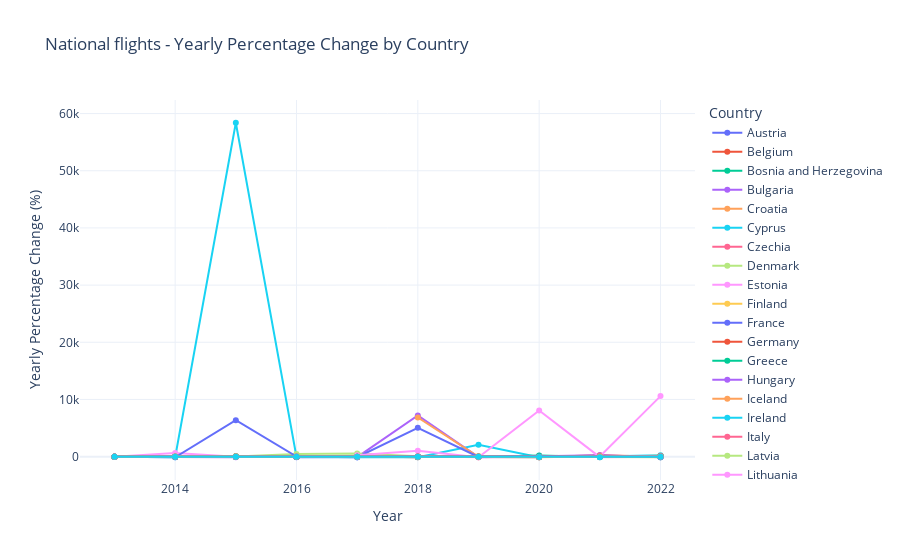

Source (notebook cell):
### Code cell
import plotly.express as px

# Convert the Series with MultiIndex into a DataFrame for easier plotting
yearly_change_df = yearly_change_by_country.reset_index(name='Yearly Change')

# Plotting with Plotly
fig = px.line(yearly_change_df,
              x='Year',
              y='Yearly Change',
              color='Country',
              title='National flights - Yearly Percentage Change by Country ',
              labels={'Yearly Change': 'Yearly Percentage Change (%)'},
              markers=True)

# Enhance layout
fig.update_layout(xaxis_title='Year',
                  yaxis_title='Yearly Percentage Change (%)',
                  hovermode='x unified',
                  template='plotly_white')

fig.show()

### Figure 1 — Plotly figure (JSON) as saved in the notebook; plotly's stock layout.template omitted (floating-point values rounded to 4 significant figures)
{"data": [{"hovertemplate": "Country=Austria<br>Year=%{x}<br>Yearly Percentage Change (%)=%{y}<extra></extra>", "legendgroup": "Austria", "line": {"color": "#636efa", "dash": "solid"}, "marker": {"symbol": "circle"}, "mode": "lines+markers", "name": "Austria", "orientation": "v", "showlegend": true, "type": "scatter", "x": [2013, 2014, 2015, 2016, 2017, 2018, 2019, 2020, 2021, 2022], "xaxis": "x", "y": [0, -5.703, -8.207, -7.719, 6.581, 8.894, -6.936, -73.9, -20.37, 99.88], "yaxis": "y"}, {"hovertemplate": "Country=Belgium<br>Year=%{x}<br>Yearly Percentage Change (%)=%{y}<extra></extra>", "legendgroup": "Belgium", "line": {"color": "#EF553B", "dash": "solid"}, "marker": {"symbol": "circle"}, "mode": "lines+markers", "name": "Belgium", "orientation": "v", "showlegend": true, "type": "scatter", "x": [2013, 2014, 2015, 2016, 2017, 2018, 2019, 2020, 2021, 2022], "xaxis": "x", "y": [0, -7.85, -38.8, -55.72, -21.54, -7.576, 16.17, -55.01, 268.3, -14.3], "yaxis": "y"}, {"hovertemplate": "Country=Bosnia and Herzegovina<br>Year=%{x}<br>Yearly Percentage Change (%)=%{y}<extra></extra>", "legendgroup": "Bosnia and Herzegovina", "line": {"color": "#00cc96", "dash": "solid"}, "marker": {"symbol": "circle"}, "mode": "lines+markers", "name": "Bosnia and Herzegovina", "orientation": "v", "showlegend": true, "type": "scatter", "x": [2013, 2014, 2015, 2016, 2017, 2018, 2019, 2020, 2021, 2022], "xaxis": "x", "y": [0, 0, 0, 0, 0, 0, 0, 0, null, -100], "yaxis": "y"}, {"hovertemplate": "Country=Bulgaria<br>Year=%{x}<br>Yearly Percentage Change (%)=%{y}<extra></extra>", "legendgroup": "Bulgaria", "line": {"color": "#ab63fa", "dash": "solid"}, "marker": {"symbol": "circle"}, "mode": "lines+markers", "name": "Bulgaria", "orientation": "v", "showlegend": true, "type": "scatter", "x": [2013, 2014, 2015, 2016, 2017, 2018, 2019, 2020, 2021, 2022], "xaxis": "x", "y": [0, -9.477, -2.115, 1.353, 65.61, 10.61, -6.926, -54.53, 58.45, 13.07], "yaxis": "y"}, {"hovertemplate": "Country=Croatia<br>Year=%{x}<br>Yearly Percentage Change (%)=%{y}<extra></extra>", "legendgroup": "Croatia", "line": {"color": "#FFA15A", "dash": "solid"}, "marker": {"symbol": "circle"}, "mode": "lines+markers", "name": "Croatia", "orientation": "v", "showlegend": true, "type": "scatter", "x": [2013, 2014, 2015, 2016, 2017, 2018, 2019, 2020, 2021, 2022], "xaxis": "x", "y": [0, 1.328, -0.5661, 4.152, 5.591, 0.7979, -3.429, -66.28, 36.36, 52.39], "yaxis": "y"}, {"hovertemplate": "Country=Cyprus<br>Year=%{x}<br>Yearly Percentage Change (%)=%{y}<extra></extra>", "legendgroup": "Cyprus", "line": {"color": "#19d3f3", "dash": "solid"}, "marker": {"symbol": "circle"}, "mode": "lines+markers", "name": "Cyprus", "orientation": "v", "showlegend": true, "type": "scatter", "x": [2013, 2014, 2015, 2016, 2017, 2018, 2019, 2020, 2021, 2022], "xaxis": "x", "y": [0, -90.98, 58390.0, -36.68, -98.13, -98.68, 2100, -100, null, 76.82], "yaxis": "y"}, {"hovertemplate": "Country=Czechia<br>Year=%{x}<br>Yearly Percentage Change (%)=%{y}<extra></extra>", "legendgroup": "Czechia", "line": {"color": "#FF6692", "dash": "solid"}, "marker": {"symbol": "circle"}, "mode": "lines+markers", "name": "Czechia", "orientation": "v", "showlegend": true, "type": "scatter", "x": [2013, 2014, 2015, 2016, 2017, 2018, 2019, 2020, 2021, 2022], "xaxis": "x", "y": [0, 2.677, 17.68, -31.47, -20.0, 7.956, -52.19, -77.74, 128.2, 23.7], "yaxis": "y"}, {"hovertemplate": "Country=Denmark<br>Year=%{x}<br>Yearly Percentage Change (%)=%{y}<extra></extra>", "legendgroup": "Denmark", "line": {"color": "#B6E880", "dash": "solid"}, "marker": {"symbol": "circle"}, "mode": "lines+markers", "name": "Denmark", "orientation": "v", "showlegend": true, "type": "scatter", "x": [2013, 2014, 2015, 2016, 2017, 2018, 2019, 2020, 2021, 2022], "xaxis": "x", "y": [0, 4.258, -1.54, 3.104, -3.639, -0.2516, -3.11, -56.75, 34.61, 44.44], "yaxis": "y"}, {"hovertemplate": "Country=Estonia<br>Year=%{x}<br>Yearly Percentage Change (%)=%{y}<extra></extra>", "legendgroup": "Estonia", "line": {"color": "#FF97FF", "dash": "solid"}, "marker": {"symbol": "circle"}, "mode": "lines+markers", "name": "Estonia", "orientation": "v", "showlegend": true, "type": "scatter", "x": [2013, 2014, 2015, 2016, 2017, 2018, 2019, 2020, 2021, 2022], "xaxis": "x", "y": [0, -13.4, 17.61, -11.24, 41.26, 13.29, 11.81, -22.27, 60.23, 27.79], "yaxis": "y"}, {"hovertemplate": "Country=Finland<br>Year=%{x}<br>Yearly Percentage Change (%)=%{y}<extra></extra>", "legendgroup": "Finland", "line": {"color": "#FECB52", "dash": "solid"}, "marker": {"symbol": "circle"}, "mode": "lines+markers", "name": "Finland", "orientation": "v", "showlegend": true, "type": "scatter", "x": [2013, 2014, 2015, 2016, 2017, 2018, 2019, 2020, 2021, 2022], "xaxis": "x", "y": [0, 3.403, 1.705, 3.565, 4.967, 9.091, -0.6977, -65.46, -13.9, 93.15], "yaxis": "y"}, {"hovertemplate": "Country=France<br>Year=%{x}<br>Yearly Percentage Change (%)=%{y}<extra></extra>", "legendgroup": "France", "line": {"color": "#636efa", "dash": "solid"}, "marker": {"symbol": "circle"}, "mode": "lines+markers", "name": "France", "orientation": "v", "showlegend": true, "type": "scatter", "x": [2013, 2014, 2015, 2016, 2017, 2018, 2019, 2020, 2021, 2022], "xaxis": "x", "y": [0, -2.652, 0.9553, 2.625, 3.816, 3.412, 1.637, -54.83, 31.85, 39.75], "yaxis": "y"}, {"hovertemplate": "Country=Germany<br>Year=%{x}<br>Yearly Percentage Change (%)=%{y}<extra></extra>", "legendgroup": "Germany", "line": {"color": "#EF553B", "dash": "solid"}, "marker": {"symbol": "circle"}, "mode": "lines+markers", "name": "Germany", "orientation": "v", "showlegend": true, "type": "scatter", "x": [2013, 2014, 2015, 2016, 2017, 2018, 2019, 2020, 2021, 2022], "xaxis": "x", "y": [0, 0.6916, 1.219, 2.681, 0.1111, -0.8665, -1.953, -74.45, -18.71, 96.66], "yaxis": "y"}, {"hovertemplate": "Country=Greece<br>Year=%{x}<br>Yearly Percentage Change (%)=%{y}<extra></extra>", "legendgroup": "Greece", "line": {"color": "#00cc96", "dash": "solid"}, "marker": {"symbol": "circle"}, "mode": "lines+markers", "name": "Greece", "orientation": "v", "showlegend": true, "type": "scatter", "x": [2013, 2014, 2015, 2016, 2017, 2018, 2019, 2020, 2021, 2022], "xaxis": "x", "y": [0, 20.55, 19.29, 9.37, 1.941, 2.602, 0.2634, -55.48, 51.85, 56.47], "yaxis": "y"}, {"hovertemplate": "Country=Hungary<br>Year=%{x}<br>Yearly Percentage Change (%)=%{y}<extra></extra>", "legendgroup": "Hungary", "line": {"color": "#ab63fa", "dash": "solid"}, "marker": {"symbol": "circle"}, "mode": "lines+markers", "name": "Hungary", "orientation": "v", "showlegend": true, "type": "scatter", "x": [2013, 2014, 2015, 2016, 2017, 2018, 2019, 2020, 2021, 2022], "xaxis": "x", "y": [0, -49.36, -100, null, -81.54, 7200, -89.65, 147.1, 262.9, -89.54], "yaxis": "y"}, {"hovertemplate": "Country=Iceland<br>Year=%{x}<br>Yearly Percentage Change (%)=%{y}<extra></extra>", "legendgroup": "Iceland", "line": {"color": "#FFA15A", "dash": "solid"}, "marker": {"symbol": "circle"}, "mode": "lines+markers", "name": "Iceland", "orientation": "v", "showlegend": true, "type": "scatter", "x": [2013, 2014, 2015, 2016, 2017, 2018, 2019, 2020, 2021, 2022], "xaxis": "x", "y": [0, 0, 0, 0, null, 6854.0, -10.36, -50.98, 73.65, 15.48], "yaxis": "y"}, {"hovertemplate": "Country=Ireland<br>Year=%{x}<br>Yearly Percentage Change (%)=%{y}<extra></extra>", "legendgroup": "Ireland", "line": {"color": "#19d3f3", "dash": "solid"}, "marker": {"symbol": "circle"}, "mode": "lines+markers", "name": "Ireland", "orientation": "v", "showlegend": true, "type": "scatter", "x": [2013, 2014, 2015, 2016, 2017, 2018, 2019, 2020, 2021, 2022], "xaxis": "x", "y": [0, -5.465, 17.2, 8.988, 2.57, 16.93, -1.257, -69.06, 20.52, 235.5], "yaxis": "y"}, {"hovertemplate": "Country=Italy<br>Year=%{x}<br>Yearly Percentage Change (%)=%{y}<extra></extra>", "legendgroup": "Italy", "line": {"color": "#FF6692", "dash": "solid"}, "marker": {"symbol": "circle"}, "mode": "lines+markers", "name": "Italy", "orientation": "v", "showlegend": true, "type": "scatter", "x": [2013, 2014, 2015, 2016, 2017, 2018, 2019, 2020, 2021, 2022], "xaxis": "x", "y": [0, -4.367, 8.646, 1.781, 3.071, 3.491, 0.7547, -61.39, 68.16, 52.98], "yaxis": "y"}, {"hovertemplate": "Country=Latvia<br>Year=%{x}<br>Yearly Percentage Change (%)=%{y}<extra></extra>", "legendgroup": "Latvia", "line": {"color": "#B6E880", "dash": "solid"}, "marker": {"symbol": "circle"}, "mode": "lines+markers", "name": "Latvia", "orientation": "v", "showlegend": true, "type": "scatter", "x": [2013, 2014, 2015, 2016, 2017, 2018, 2019, 2020, 2021, 2022], "xaxis": "x", "y": [0, -47.84, 20.0, 459.8, 551.8, 68.09, 46.5, -74.96, -98.06, -100], "yaxis": "y"}, {"hovertemplate": "Country=Lithuania<br>Year=%{x}<br>Yearly Percentage Change (%)=%{y}<extra></extra>", "legendgroup": "Lithuania", "line": {"color": "#FF97FF", "dash": "solid"}, "marker": {"symbol": "circle"}, "mode": "lines+markers", "name": "Lithuania", "orientation": "v", "showlegend": true, "type": "scatter", "x": [2013, 2014, 2015, 2016, 2017, 2018, 2019, 2020, 2021, 2022], "xaxis": "x", "y": [0, 627.6, -16.11, -48.14, -46.19, 70.85, -96.45, 8093.0, -79.25, -25.49], "yaxis": "y"}, {"hovertemplate": "Country=Luxembourg<br>Year=%{x}<br>Yearly Percentage Change (%)=%{y}<extra></extra>", "legendgroup": "Luxembourg", "line": {"color": "#FECB52", "dash": "solid"}, "marker": {"symbol": "circle"}, "mode": "lines+markers", "name": "Luxembourg", "orientation": "v", "showlegend": true, "type": "scatter", "x": [2013, 2014, 2015, 2016, 2017, 2018, 2019, 2020, 2021, 2022], "xaxis": "x", "y": [0, -53.61, 57.54, -30.07, 63.54, -31.12, 109.6, -62.51, 3.866, 146.8], "yaxis": "y"}, {"hovertemplate": "Country=Malta<br>Year=%{x}<br>Yearly Percentage Change (%)=%{y}<extra></extra>", "legendgroup": "Malta", "line": {"color": "#636efa", "dash": "solid"}, "marker": {"symbol": "circle"}, "mode": "lines+markers", "name": "Malta", "orientation": "v", "showlegend": true, "type": "scatter", "x": [2013, 2014, 2015, 2016, 2017, 2018, 2019, 2020, 2021, 2022], "xaxis": "x", "y": [0, -98.79, 6375, 33.59, -97.98, 5043.0, -52.78, -100, null, -100], "yaxis": "y"}, {"hovertemplate": "Country=Montenegro<br>Year=%{x}<br>Yearly Percentage Change (%)=%{y}<extra></extra>", "legendgroup": "Montenegro", "line": {"color": "#EF553B", "dash": "solid"}, "marker": {"symbol": "circle"}, "mode": "lines+markers", "name": "Montenegro", "orientation": "v", "showlegend": true, "type": "scatter", "x": [2013, 2014, 2015, 2016, 2017, 2018, 2019, 2020, 2021, 2022], "xaxis": "x", "y": [0, 0, 0, null, 67.14, -100, null, -100, null, 54.76], "yaxis": "y"}, {"hovertemplate": "Country=Netherlands<br>Year=%{x}<br>Yearly Percentage Change (%)=%{y}<extra></extra>", "legendgroup": "Netherlands", "line": {"color": "#00cc96", "dash": "solid"}, "marker": {"symbol": "circle"}, "mode": "lines+markers", "name": "Netherlands", "orientation": "v", "showlegend": true, "type": "scatter", "x": [2013, 2014, 2015, 2016, 2017, 2018, 2019, 2020, 2021, 2022], "xaxis": "x", "y": [0, -32.86, 96.28, 7.683, -20.97, -60.25, -47.04, 217.6, -61.57, 29.13], "yaxis": "y"}, {"hovertemplate": "Country=North Macedonia<br>Year=%{x}<br>Yearly Percentage Change (%)=%{y}<extra></extra>", "legendgroup": "North Macedonia", "line": {"color": "#ab63fa", "dash": "solid"}, "marker": {"symbol": "circle"}, "mode": "lines+markers", "name": "North Macedonia", "orientation": "v", "showlegend": true, "type": "scatter", "x": [2013, 2014, 2015, 2016, 2017, 2018, 2019, 2020, 2021, 2022], "xaxis": "x", "y": [0, 0, 0, 0, 0, 0, 0, 0, 0, 0], "yaxis": "y"}, {"hovertemplate": "Country=Norway<br>Year=%{x}<br>Yearly Percentage Change (%)=%{y}<extra></extra>", "legendgroup": "Norway", "line": {"color": "#FFA15A", "dash": "solid"}, "marker": {"symbol": "circle"}, "mode": "lines+markers", "name": "Norway", "orientation": "v", "showlegend": true, "type": "scatter", "x": [2013, 2014, 2015, 2016, 2017, 2018, 2019, 2020, 2021, 2022], "xaxis": "x", "y": [0, 0.9414, -0.02709, 0.8634, 2.584, 1.517, -0.5105, -50.47, 17.64, 54.99], "yaxis": "y"}, {"hovertemplate": "Country=Poland<br>Year=%{x}<br>Yearly Percentage Change (%)=%{y}<extra></extra>", "legendgroup": "Poland", "line": {"color": "#19d3f3", "dash": "solid"}, "marker": {"symbol": "circle"}, "mode": "lines+markers", "name": "Poland", "orientation": "v", "showlegend": true, "type": "scatter", "x": [2013, 2014, 2015, 2016, 2017, 2018, 2019, 2020, 2021, 2022], "xaxis": "x", "y": [0, 21.99, 6.752, 14.77, 19.0, -14.17, 3.751, -65.21, 12.29, 111.1], "yaxis": "y"}, {"hovertemplate": "Country=Portugal<br>Year=%{x}<br>Yearly Percentage Change (%)=%{y}<extra></extra>", "legendgroup": "Portugal", "line": {"color": "#FF6692", "dash": "solid"}, "marker": {"symbol": "circle"}, "mode": "lines+markers", "name": "Portugal", "orientation": "v", "showlegend": true, "type": "scatter", "x": [2013, 2014, 2015, 2016, 2017, 2018, 2019, 2020, 2021, 2022], "xaxis": "x", "y": [0, 3.128, 24.08, 22.94, 13.13, 5.602, -1.467, -64.45, 70.21, 79.91], "yaxis": "y"}, {"hovertemplate": "Country=Romania<br>Year=%{x}<br>Yearly Percentage Change (%)=%{y}<extra></extra>", "legendgroup": "Romania", "line": {"color": "#B6E880", "dash": "solid"}, "marker": {"symbol": "circle"}, "mode": "lines+markers", "name": "Romania", "orientation": "v", "showlegend": true, "type": "scatter", "x": [2013, 2014, 2015, 2016, 2017, 2018, 2019, 2020, 2021, 2022], "xaxis": "x", "y": [0, -8.864, 1.434, 72.15, 53.03, 2.049, -7.17, -67.3, 55.7, 45.63], "yaxis": "y"}, {"hovertemplate": "Country=Serbia<br>Year=%{x}<br>Yearly Percentage Change (%)=%{y}<extra></extra>", "legendgroup": "Serbia", "line": {"color": "#FF97FF", "dash": "solid"}, "marker": {"symbol": "circle"}, "mode": "lines+markers", "name": "Serbia", "orientation": "v", "showlegend": true, "type": "scatter", "x": [2013, 2014, 2015, 2016, 2017, 2018, 2019, 2020, 2021, 2022], "xaxis": "x", "y": [0, 0, 0, null, 264.3, 1051.0, -82.45, -49.51, 46.15, 10590.0], "yaxis": "y"}, {"hovertemplate": "Country=Slovakia<br>Year=%{x}<br>Yearly Percentage Change (%)=%{y}<extra></extra>", "legendgroup": "Slovakia", "line": {"color": "#FECB52", "dash": "solid"}, "marker": {"symbol": "circle"}, "mode": "lines+markers", "name": "Slovakia", "orientation": "v", "showlegend": true, "type": "scatter", "x": [2013, 2014, 2015, 2016, 2017, 2018, 2019, 2020, 2021, 2022], "xaxis": "x", "y": [0, 31.06, 5.006, 13.16, 1.028, -14.1, -90.96, -79.48, 86.52, 49.63], "yaxis": "y"}, {"hovertemplate": "Country=Slovenia<br>Year=%{x}<br>Yearly Percentage Change (%)=%{y}<extra></extra>", "legendgroup": "Slovenia", "line": {"color": "#636efa", "dash": "solid"}, "marker": {"symbol": "circle"}, "mode": "lines+markers", "name": "Slovenia", "orientation": "v", "showlegend": true, "type": "scatter", "x": [2013, 2014, 2015, 2016, 2017, 2018, 2019, 2020, 2021, 2022], "xaxis": "x", "y": [0, 0, null, -100, 0, 0, 0, 0, 0, 0], "yaxis": "y"}, {"hovertemplate": "Country=Spain<br>Year=%{x}<br>Yearly Percentage Change (%)=%{y}<extra></extra>", "legendgroup": "Spain", "line": {"color": "#EF553B", "dash": "solid"}, "marker": {"symbol": "circle"}, "mode": "lines+markers", "name": "Spain", "orientation": "v", "showlegend": true, "type": "scatter", "x": [2013, 2014, 2015, 2016, 2017, 2018, 2019, 2020, 2021, 2022], "xaxis": "x", "y": [0, 2.16, 5.782, 8.252, 8.174, 10.54, 6.642, -60.47, 54.13, 59.86], "yaxis": "y"}, {"hovertemplate": "Country=Sweden<br>Year=%{x}<br>Yearly Percentage Change (%)=%{y}<extra></extra>", "legendgroup": "Sweden", "line": {"color": "#00cc96", "dash": "solid"}, "marker": {"symbol": "circle"}, "mode": "lines+markers", "name": "Sweden", "orientation": "v", "showlegend": true, "type": "scatter", "x": [2013, 2014, 2015, 2016, 2017, 2018, 2019, 2020, 2021, 2022], "xaxis": "x", "y": [0, 4.034, 0.7784, 2.937, 2.729, -3.328, -9.114, -70.7, 8.106, 89.76], "yaxis": "y"}, {"hovertemplate": "Country=Switzerland<br>Year=%{x}<br>Yearly Percentage Change (%)=%{y}<extra></extra>", "legendgroup": "Switzerland", "line": {"color": "#ab63fa", "dash": "solid"}, "marker": {"symbol": "circle"}, "mode": "lines+markers", "name": "Switzerland", "orientation": "v", "showlegend": true, "type": "scatter", "x": [2013, 2014, 2015, 2016, 2017, 2018, 2019, 2020, 2021, 2022], "xaxis": "x", "y": [0, 1.242, 8.822, 12.15, -1.741, -1.577, -4.237, -74.94, 25.52, 58.37], "yaxis": "y"}, {"hovertemplate": "Country=Türkiye<br>Year=%{x}<br>Yearly Percentage Change (%)=%{y}<extra></extra>", "legendgroup": "Türkiye", "line": {"color": "#FFA15A", "dash": "solid"}, "marker": {"symbol": "circle"}, "mode": "lines+markers", "name": "Türkiye", "orientation": "v", "showlegend": true, "type": "scatter", "x": [2013, 2014, 2015, 2016, 2017, 2018, 2019, 2020, 2021, 2022], "xaxis": "x", "y": [0, 12.34, 13.43, 5.716, 6.74, 2.932, -11.34, -50.33, 37.99, 14.79], "yaxis": "y"}, {"hovertemplate": "Country=United Kingdom<br>Year=%{x}<br>Yearly Percentage Change (%)=%{y}<extra></extra>", "legendgroup": "United Kingdom", "line": {"color": "#19d3f3", "dash": "solid"}, "marker": {"symbol": "circle"}, "mode": "lines+markers", "name": "United Kingdom", "orientation": "v", "showlegend": true, "type": "scatter", "x": [2013, 2014, 2015, 2016, 2017, 2018, 2019, 2020, 2021, 2022], "xaxis": "x", "y": [0, 2.255, 4.33, 0.9776, 1.473, 0.9832, -2.831, -74.26, -100, 0], "yaxis": "y"}], "layout": {"autosize": true, "hovermode": "x unified", "legend": {"title": {"text": "Country"}, "tracegroupgap": 0}, "title": {"text": "National flights - Yearly Percentage Change by Country "}, "xaxis": {"anchor": "y", "autorange": true, "domain": [0, 1], "range": [2012.0, 2023.0], "title": {"text": "Year"}, "type": "linear"}, "yaxis": {"anchor": "x", "autorange": true, "domain": [0, 1], "range": [-4927.0, 63220.0], "title": {"text": "Yearly Percentage Change (%)"}, "type": "linear"}}}
